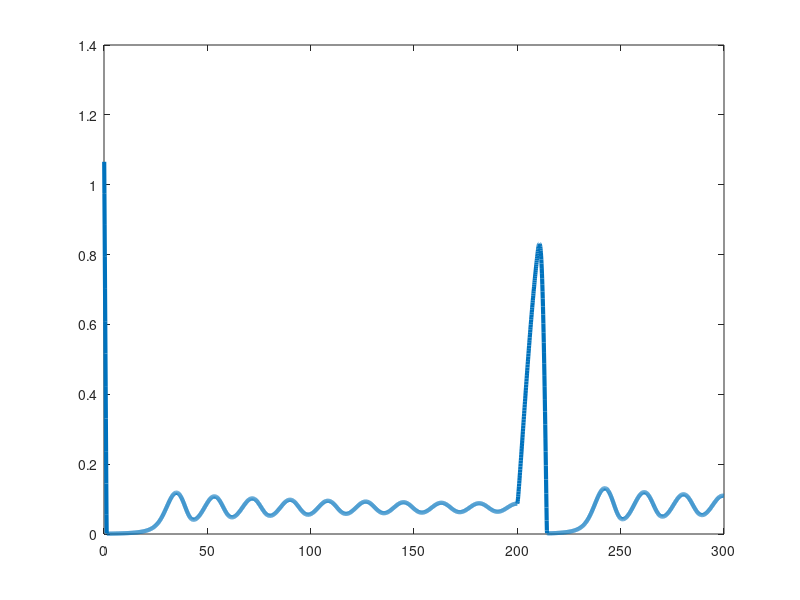

MATLAB code to generate this figure: (Note: this script raises an error after producing the figure.)
clear all; close all; clc

for test = 1:3
    Tmax = 300; ts = 0.1; dt = 0.001; N = 10; NN = round(Tmax/dt);
    Sav = zeros(round(Tmax/ts),3);
    P_I = ones(NN,1)*1.1551;       M = ones(NN,1);
    d1 = 0; d2 = 0; d3 = 0; d4 = 0; d5 = 0; d6 = 0;
    k1 = 0.1; TDel1 = round(2000);
    k2 = 1.0; k4 = 0.01;
    k7 = 0.15; k8 = 0.1;
    k10 = k1; k20 = k2; k80 = k8; k70 = k7; k40 = k4;
    TDel10 = TDel1;
    
    RT = 0; click = 1; RT0 = 0; c = 1;
    %%%%%% CHANGE IF MDMX = 0 OR MDMX = 1
    X = 0;
    %%%%%% MAYBE CHANGE lambda2 = 0
    lambda1 = 3.;    lambda2 = 0.;    lambda3 = 0.15;
    
    Timp = 200.0;
    k2 = k20*(1 + lambda1*X);
    k4 = k40*(1 + lambda2*X);
    k7 = k70*(1 - lambda3*X);
    rho1 = 1.0*test;
    ATR0 = 0; RTA = 0; ATR = 0;
    
    while (RT < Tmax-dt)
        c = c+1;        RT  = RT + dt;
        
        if (RT > Timp)
            if (RT < Timp + 10)
                theta = 2*sqrt(12.0);
            else
                theta = 0.1;
            end            
            k2 = k20*(1 + lambda1*X) * (1 - ATR/(rho1 + ATR));           
            ATR = ATR + dt*(theta - 1.0*(ATR));
        end
        
        %%%%%%%%%%%% Updates
        dPi = k1 - k2*M(c-1)*P_I(c-1)/(k4 + P_I(c-1));
        dM  = k7*(P_I(mod(c-TDel1,NN)+1)) - k8*M(c-1);
        
        P_I(c) = P_I(c-1) + dt*(dPi); M(c) = M(c-1) + dt*(dM);
        %%%%%%%%%%%%% Make sudden impace
        
        %%%%%%%%%%%% Secure Against Runaways
        if (P_I(c) < 0); P_I(c) = 0.000001; end;
        if (M(c) < 0);   M(c) = 0.000001; end;
        
        %%%%%%%%%%%% Save elements
        if (RT > ts*click);
            Sav(click,1) = RT;
            Sav(click,2) = P_I(c);
            Sav(click,4) = dPi;
            Sav(click,3) = M(c);
            click=click+1; end
        
        RT0 = RT;
        
    end
    
    plot(Sav(1:end-1,1),Sav(1:end-1,2),'LineWidth',3); hold on
    
    goodplot
    axis([100 300 0 1.0])
    
end
